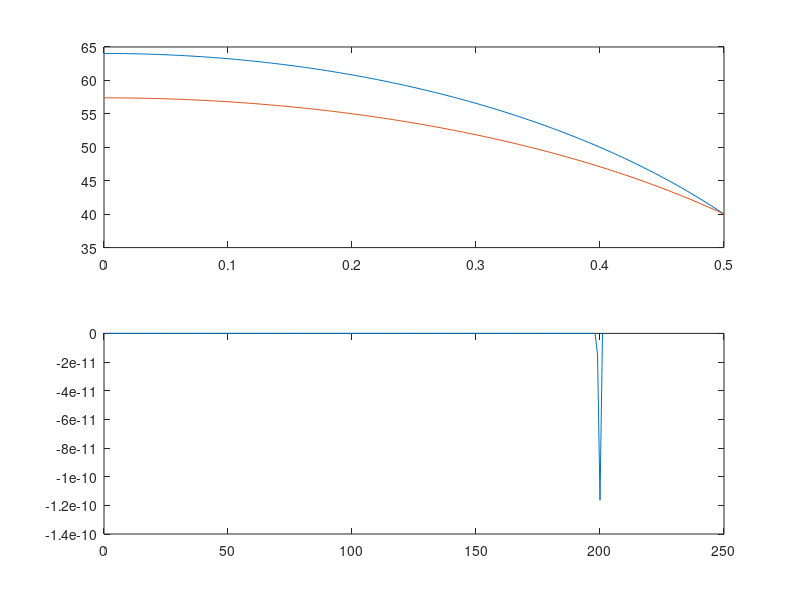
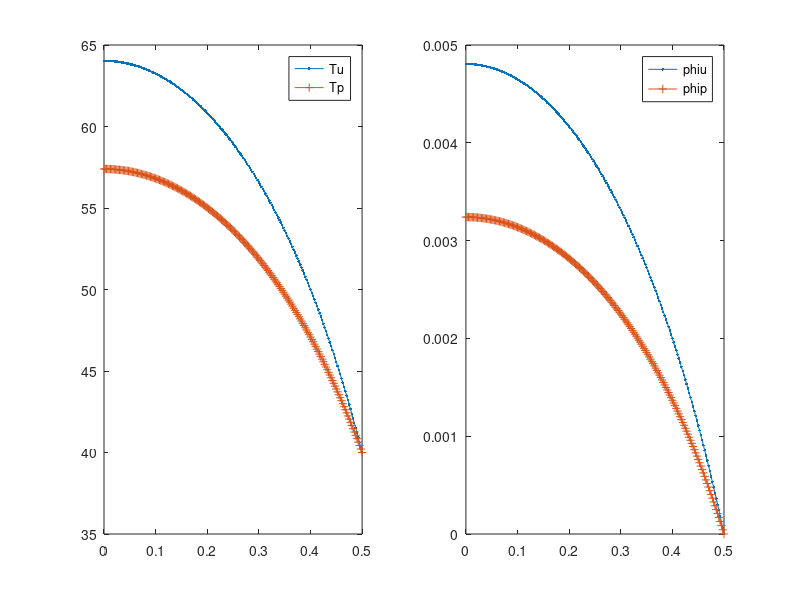

The MATLAB source for these figures, in order:
function hc_ss_x_CG_nonlinear
% Solves the heat conduction equation in 1-D x-geometry using CFEM
% without T gap.
% problem definition
% -d/dx (k(T) dT/dx) = q  with k(T)=a/(b+T)+c
% dTdx|_0=0 and -k.dTdx|_L=h(T(L)-T_inf)

% clear the console screen
clc; close all;

% load the data and numerical parameters
pert.a    = 1e-1 *1;
pert.b    = 1e-1 *0;
pert.c    = 0;
pert.q    = 1e-1 *0;
pert.bc_L = 1e-1 *0;
pert.bc_R = 1e-1 *0;
[dat,npar] = load_simulation_data(pert);
% Define how we determine K(t) perturbed
npar.exactK=true;

% solve unperturbed forward problem
npar.adjoint=false;
npar.pert_status = 'unperturbed';
npar.do_analytical=false;
[Tu,Au,qu,Tdiru,diru_rhs]=solve_system(npar,dat,1);

% solve perturbed forward problem
npar.adjoint=false;
npar.pert_status = 'perturbed';
[Tp,Ap,qp,Tdirp,dirp_rhs]=solve_system(npar,dat,Tu);
%
subplot(2,1,1);
plot(npar.xf,Tu,npar.xf,Tp);

% solve unperturbed adjoint problem
npar.adjoint=true; 
npar.pert_status = 'unperturbed';
[phiu,Aau,ru,r_functional_u]=solve_system(npar,dat,Tu,Tu);

% solve perturbed adjoint problem
npar.adjoint=true; 
npar.pert_status = 'perturbed';
[phip,Aap,rp,r_functional_p]=solve_system(npar,dat,Tu,Tu);

disp('dot(r_functional_u,Tdiru)');
dot(r_functional_u,Tdiru)

disp('dot(r_functional_p,Tdirp)');
dot(r_functional_p,Tdirp)

subplot(2,1,2);
plot(npar.xf,phiu,npar.xf,phip);


% QoI summary
J_for_unpert = Tu'*ru    +dot(r_functional_u,Tdiru);
J_for_pert   = Tp'*ru    +dot(r_functional_p,Tdirp);
J_adj_unpert = phiu'*qu  +dot(r_functional_u,Tdiru);
Tu'*ru
dot(r_functional_u,Tdiru)
fprintf('-------------QoI------------\n')
fprintf('J forward unperturbed\t%14.8g \n',J_for_unpert);
fprintf('J adjoint unperturbed\t%14.8g \n',J_adj_unpert);

%return

% sensitivity
dT = Tp-Tu;
dq = (qp+dirp_rhs)-(qu+diru_rhs); % this is how the bc mods to the rhs get eliminated. need to check. especially for dirichlet !!!
%dq = qp_wo_bc-qu_wo_bc;
%dA = Ap-Au; %caveat: application of bc disappear when doing this !!!!
dJ_for = dT'*ru       +dot(r_functional_u,Tdirp-Tdiru);
fprintf('J forward perturbed \t%14.8g \n',J_for_pert);
%fprintf('dJ forward \t%14.8g \t%14.8g\n',(J_for_pert-J_for_unpert)/pert.b,dJ_for/pert.b);
%fprintf('dJ forward \t%14.8g \t%14.8g\n',(J_for_pert-J_for_unpert)/pert.bc_R,dJ_for/pert.bc_R);
% assembly system to compute sitffness matrix with conductivity=dkdp
npar.adjoint=false; 
npar.pert_status = 'delta_p';
[dAdp,~]=assemble_system(npar,dat,Tu);
dJ_adj = phip'*(dq - dAdp*Tu)     +dot(r_functional_p,Tdirp-Tdiru);
%dJ_adj = phip'*((qp-qu) - dAdp*Tu)     +dot(r_functional_u,Tdirp-Tdiru);
fprintf('------dJ For Debugging------\n')
fprintf('dJ forward \t%14.8g \t%14.8g\n',(J_for_pert-J_for_unpert),dJ_for);
fprintf('dJ adjoint \t%14.8g \n',dJ_adj);
fprintf('------Sensitivity a------\n')
fprintf('dJ forward \t%14.8g \t%14.8g\n',(J_for_pert-J_for_unpert)/pert.a,dJ_for/pert.a);
fprintf('dJ adjoint \t%14.8g \n',dJ_adj/pert.a);
fprintf('------Sensitivity b------\n')
fprintf('dJ forward \t%14.8g \t%14.8g\n',(J_for_pert-J_for_unpert)/pert.b,dJ_for/pert.b);
fprintf('dJ adjoint \t%14.8g \n',dJ_adj/pert.b);
fprintf('------Sensitivity c------\n')
fprintf('dJ forward \t%14.8g \t%14.8g\n',(J_for_pert-J_for_unpert)/pert.c,dJ_for/pert.c);
fprintf('dJ adjoint \t%14.8g \n',dJ_adj/pert.c);
fprintf('------Sensitivity q------\n')
fprintf('dJ forward \t%14.8g \t%14.8g\n',(J_for_pert-J_for_unpert)/pert.q,dJ_for/pert.q);
fprintf('dJ adjoint \t%14.8g \n',dJ_adj/pert.q);
fprintf('-----Sensitivity bcL-----\n')
fprintf('dJ forward \t%14.8g \t%14.8g\n',(J_for_pert-J_for_unpert)/pert.bc_L,dJ_for/pert.bc_L);
fprintf('dJ adjoint \t%14.8g \n',dJ_adj/pert.bc_L);
fprintf('-----Sensitivity bcR-----\n')
fprintf('dJ forward \t%14.8g \t%14.8g\n',(J_for_pert-J_for_unpert)/pert.bc_R,dJ_for/pert.bc_R);
fprintf('dJ adjoint \t%14.8g \n',dJ_adj/pert.bc_R);
% dJ_adj = phiu'*(dq - dAdp*Tu);
% fprintf('dJ adjoint \t%14.8g \n',dJ_adj);

plot(dq)
max(abs(dq))
phip'*dq
max(abs(qp-qu))
phip'*(qp-qu)
phip'*dAdp*Tu
dot(r_functional_p,Tdirp-Tdiru)
Tdirp-Tdiru
r_functional_p



% plot solution
figure(3)
subplot(1,2,1);
plot(npar.xf,Tu,'.-',npar.xf,Tp,'+-')
legend('Tu','Tp');
subplot(1,2,2);
plot(npar.xf,phiu,'.-',npar.xf,phip,'+-')
legend('phiu','phip');

%disp(dAdp)

%disp(r_functional_u)

%disp(dTdxValues)

%disp(Tdiru)
%disp(Tp)
return
end

%%%%%%%%%%%%%%%%%%%%%%%%%%%%%%%%%%%%%

function [T,A,q,out,dir_rhs]=solve_system(npar,dat,T_init,T_for)

%check
if nargin==4 && npar.adjoint==false
    error('Only adjoint calculations require 4 input arguments in solve_system');
end
% initial guess
if nargin==2
    T=100*ones(npar.ndofs,1);
else
    if length(T_init)==1
        T=T_init*ones(npar.ndofs,1);
    else
        T=T_init;
    end
end

% nonlinear solve
for iter=1:npar.max_nl_iter
    % assemble system
    if npar.adjoint
        T_for_assembly=T_for;
    else
        T_for_assembly=T;
    end
    [A,q,out,dir_rhs]=assemble_system(npar,dat,T_for_assembly);
    % save old values
    T_old=T;
    % solve linear system
    T=A\q;
    % relax new solution value, w=1: pick 100% of the new solution
    if npar.adjoint==false
        w=0.2;
        T=(1-w)*T_old+w*T;
    end        
    % compute error
    err=norm(T_old-T);
    % check convergence
    fprintf('Picard=%g, error=%d\n',iter,err);
    if err<npar.nl_tol
        fprintf('Converged\n\n');
        break; % done
    else
        if iter==npar.max_nl_iter
            warning('Exiting Picard without converging to tolerance.  err=%d, tol=%d',err,npar.nl_tol);
        end
    end
end

% plot numerical solution and analytical one
% analytical solution
if npar.do_analytical
    a=dat.conductivity_constants.a;
    b=dat.conductivity_constants.b;
    L=sum(dat.width);
    T_inf=dat.bc_for.rite.C;
    h=dat.hcv;
    q=dat.src_strength;
    T_L=q*L/h+T_inf;
    % expression
    fh_T = @(x) -b+(b+T_L)*exp(q/2/a*(L^2-x.^2));
    figure(1);
    x=linspace(0,L,10000);
    plot(x,fh_T(x),'.-',npar.xf,T,'r+-'); axis tight; title('Temperature');legend(['analytical';'numerical ']);
end


return
end

%%%%%%%%%%%%%%%%%%%%%%%%%%%%%%%%%%%%%

function [A,rhs,out,dir_rhs]=assemble_system(npar,dat,T)

% assemble the matrix, the rhs, apply BC
% shortcuts
porder= npar.porder;
gn    = npar.gn;
nel   = npar.nel;
% ideally, we would analyze the connectivity to determine nnz
nnz=(porder+3)*nel; %this is an upperbound, not exact
% n: linear system size
n=nel*porder+1;
% allocate memory
A=spalloc(n,n,nnz);
rhs=zeros(n,1);
dir_rhs=zeros(n,1);

% compute local matrices
% load Gauss Legendre quadrature (GLQ is exact on polynomials of degree up to 2n-1,
% while using only integrand evaluations (n-point quadrature).
% estimate the max poly order (it comes from the mass matrix  when coef. are
% piecewise constant and the material mesh matches the computational mesh
poly_max=2*porder;
[xq,wq] = GLNodeWt(porder+1);
% initialize local matrices/vectors
m=zeros(porder+1,porder+1);
k=m;
f=zeros(porder+1,1);
% store shapeset
[b,dbdx] =feshpln(xq,porder);

% definition of the weak form:
% int_domain (grad u D grad b) - int_bd_domain (b D grad u n) ...
%      = int_domain (b rhs)

% switch between forward and adjoint calculations
if npar.adjoint
    src = dat.asrc;
    bc  = dat.bc_adj;
    kond = dat.k;
    if npar.exactK
        switch npar.pert_status
            case 'perturbed'
                kond=dat.kExact;
        end
    end
else
    bc  = dat.bc_for;
    % what kind of material properties to use
    switch npar.pert_status
        case 'unperturbed'
            kond = dat.k;
            src = dat.fsrc;
        case 'perturbed'
            for i=1:length(dat.k)
                if npar.exactK
                    kond{i} = @(T) dat.kExact{i}(T);
                else
                    kond{i} = @(T) dat.k{i}(T)    + dat.dka{i}(T)+ dat.dkb{i}(T)+ dat.dkc{i}(T);
                end
                src{i}  = @(x) dat.fsrc{i}(x) + dat.dfsrc{i}(x);
            end
            bc.left.C = bc.left.C + bc.left.dC;
            bc.rite.C = bc.rite.C + bc.rite.dC;
        case 'delta_p'
            for i=1:length(dat.k)
                kond{i} = @(T) dat.dka{i}(T)+ dat.dkb{i}(T)+ dat.dkc{i}(T);
            end
            src = dat.dfsrc;
            bc.left.type =  0; % Neumann
            bc.rite.type =  0;
            bc.left.C =  0;
            bc.rite.C =  0;
    end
end

% loop over elements
for iel=1:npar.nel
    % element extremities
    x0=npar.x(iel);
    x1=npar.x(iel+1);
    % jacobian of the transformation to the ref. element
    Jac=(x1-x0)/2;
    % get x values in the interval
    x=(x1+x0)/2+xq*(x1-x0)/2;
    % get the mat zone ID
    my_zone=npar.iel2zon(iel);
    % evaluate external source at qp
    q=src{my_zone}(x);
    % evaluate previous temperature at qp
    T_qp = b(:,:) * T(gn(iel,:));
    % evaluate
    d=kond{my_zone}(T_qp);
    % compute local matrices + load vector
    for i=1:porder+1
        for j=1:porder+1
            switch npar.pert_status
                case 'delta_p'
                k(i,j) = dot(d.*wq.*dbdx(:,i) , dbdx(:,j)) /Jac;
                case {'unperturbed','perturbed'}
                k(i,j) = dot(d.*wq.*dbdx(:,i) , dbdx(:,j)) /Jac;
            end
        end
        f(i) = dot(q.*wq, b(:,i));
    end
    if npar.adjoint && strcmp(npar.pert_status,'perturbed')
        dTdx = dbdx(:,:) * T(gn(iel,:)); % figure this term out
        dkdT=dat.dkdT{my_zone}(T_qp);
        for i=1:porder+1
            for j=1:porder+1
                %k(i,j) = k(i,j) + dot(dkdT.*dTdx.*wq.*b(:,i) , dbdx(:,j))/Jac;
                %dot(dkdT.*dTdx.*wq.*b(:,i) , dbdx(:,j))/Jac
            end
        end
    end
    % assemble
    A(gn(iel,:),gn(iel,:)) = A(gn(iel,:),gn(iel,:)) + k;
    rhs(gn(iel,:)) = rhs(gn(iel,:)) + f*Jac;
end

q_wo_bc=rhs;

% apply natural BC
Dirichlet_nodes=[];
Dirichlet_val=[];
r_functional=[];
switch bc.left.type
    case 0 % Neumann, int_bd_domain (b D grad u n) is on the RHS
        rhs(1)=rhs(1)+bc.left.C;
    case 1 % Robin
        A(1,1)=A(1,1)+dat.hcv;
        rhs(1)=rhs(1)+dat.hcv*bc.left.C;
    case 2 % Dirichlet
        Dirichlet_nodes=[Dirichlet_nodes 1];
        Dirichlet_val=[Dirichlet_val bc.left.C];
        r_functional=[r_functional rhs(1)];
end
switch bc.rite.type
    case 0 % Neumann, int_bd_domain (b D grad u n) is on the RHS
        rhs(n)=rhs(n)+bc.rite.C;
    case 1 % Robin
        A(n,n)=A(n,n)+dat.hcv;
        rhs(n)=rhs(n)+dat.hcv*bc.rite.C;
    case 2 % Dirichlet
        Dirichlet_nodes=[Dirichlet_nodes n];
        Dirichlet_val=[Dirichlet_val bc.rite.C];
        r_functional=[r_functional rhs(n)];
end
% apply Dirichlet BC
for i=1:length(Dirichlet_nodes);% loop on the number of constraints
    id=Dirichlet_nodes(i);      % extract the dof of a constraint
    bcval=Dirichlet_val(i);
    dir_rhs=dir_rhs+bcval*A(:,id);
    dir_rhs(id)=-bcval+rhs(id);
    rhs=rhs-bcval*A(:,id);  % modify the rhs using constrained value
    A(id,:)=0; % set all the id-th row to zero
    A(:,id)=0; % set all the id-th column to zero (symmetrize A)
    A(id,id)=1;            % set the id-th diagonal to unity
    rhs(id)=bcval;         % put the constrained value in the rhs
end

if npar.adjoint
    out=r_functional;
else
    out=Dirichlet_val;
end

return
end
%%%%%%%%%%%%%%%%%%%%%%%%%%%%%%%%%%%%%

function [shapefun,dhdx]=feshpln (xv,p)
% computes the finite element basis functions and their first derivatives
% for any order p
% here, we use Lagrangian FE functions

xd=linspace(-1,1,p+1);

shapefun=zeros(length(xv),p+1);
dhdx    =zeros(length(xv),p+1);

% shape function
for i=1:p+1
    num=1.;
    den=1.;
    for j=1:p+1
        if(j~=i)
            num=num.*(xv-xd(j));
            den=den.*(xd(i)-xd(j));
        end
    end
    shapefun(:,i)=num./den;
end

% derivative of the shape function
for i=1:p+1
    sum=0.;
    den=1.;
    for j=1:p+1
        if(j~=i)
            num=1;
            for k=1:p+1
                if((k~=i)&&(k~=j))
                    num=num.*(xv-xd(k));
                end
            end
            sum=sum+num;
            den=den.*(xd(i)-xd(j));
        end
    end
    dhdx(:,i)=sum./den;
end

return
end
%%%%%%%%%%%%%%%%%%%%%%%%%%%%%%%%%%%%%%

function [x,w] = GLNodeWt(n)
% GLNodeWt  Nodes and weights for Gauss-Legendre quadrature of arbitrary order
%           obtained by solving an eigenvalue problem
%
% Synopsis:  [x,w] = GLNodeWt(n)
%
% Input:     n = order of quadrature rule
%
% Output:    x = vector of nodes
%            w = vector of weights

%  Algorithm based on ideas from Golub and Welsch, and Gautschi.  For a
%  condensed presentation see H.R. Schwarz, Numerical Analysis: A
%  Comprehensive Introduction, 1989, Wiley.  Original MATLAB
%  implementation by H.W. Wilson and L.H. Turcotte, Advanced Mathematics
%  and Mechanics Applications Using MATLAB, 2nd ed., 1998, CRC Press

beta   = (1:n-1)./sqrt(4*(1:n-1).^2 - 1);
J      = diag(beta,-1) + diag(beta,1);    % eig(J) needs J in full storage
[V,D]  = eig(J);
[x,ix] = sort(diag(D));  %  nodes are eigenvalues, which are on diagonal of D
w      = 2*V(1,ix)'.^2;  %  V(1,ix)' is column vector of first row of sorted V

return
end
%%%%%%%%%%%%%%%%%%%%%%%%%%%%%%%%%%%%%

function [dat,npar]=load_simulation_data(pert)

% data 
T_inf=0; h=16; L=0.5;

a=2150; b=200;c=1.05*0; d=1;
a=1;

cond = @(T) a./(d*T+b)+c;
cond = @(T) T.^a;
condExact = @(T) T.^((1+pert.a)*a); 

dat.conductivity_constants.a=a;
dat.conductivity_constants.b=b;
% dat.conductivity_constants.c=c;

q=10000;  sq = @(x) q*(1+0*x);
dat.src_strength=q;

res_funct = @(x) 1/L*(1+0*x);

% load the data structure with info pertaining to the physical problem
dat.k{1}=cond; % W/m-K
dat.kExact{1}=condExact;
% forward calculation source
dat.fsrc{1}=sq; 
% adjoint calculation source
dat.asrc{1}=res_funct; 
% create perturbations. at the input level, pert must contain fractional
% changes. pert.a=-0.1 means that the value of a will be modified by -10%
% k = a/(b+T) + c;
% dk/da = 1/(b+T);
% dk/db = -a/(b+T)^2;
% dk/dc = 1;
%THESE NEED TO BE CHANGED FOR OTHER K(T)
for i=1:length(dat.k)
    %dat.dka{i}   = @(T) 1./(d*T+b)*pert.a*a;
    %dat.dkb{i}   = @(T) -a./((d*T+b).^2)*pert.b*b;
    %dat.dkc{i}   = @(T) pert.c*c*(1+0*T);
    %dat.dkdT{i}  = @(T) -a./((d*T+b).^2)*d;
    dat.dfsrc{i} = @(x) q*pert.q*(1+0*x);
    %values for analytical compare
    dat.dka{i}   = @(T) log(T).*(T.^a)*pert.a*a;
    dat.dkb{i}   = @(T) 0*T;
    dat.dkc{i}   = @(T) 0*T;
    dat.dkdT{i}   = @(T) a*T.^(a-1);
end

% dimensions
dat.hcv = h; 
dat.width = L; 
% mesh resolution per region
nel_zone = [ 100 ];

% bc types
bc.left.type=0; %0=neumann, 1=robin, 2=dirichlet
bc.rite.type=2;
% forward bc values
bc.left.C=0; % (that data is C in: kdu/dn=C // u+k/hcv*du/dn =C // u=C)
bc.rite.C=40;
dat.bc_for=bc; 
% create perturbations
dat.bc_for.left.dC = pert.bc_L*dat.bc_for.left.C;
dat.bc_for.rite.dC = pert.bc_R*dat.bc_for.rite.C;
% adjoint bc values
bc.left.C=0;
bc.rite.C=0;
dat.bc_adj=bc;
clear bc;

% load the numerical parameters, npar, structure pertaining to numerics
% number of elements
if length(dat.width)~=length(nel_zone)
    error('not the same number of zones in dat.width and nel_zone');
end
if length(dat.k)~=length(nel_zone)
    error('not the same number of zones in dat.k and nel_zone');
end
if length(dat.fsrc)~=length(nel_zone)
    error('not the same number of zones in dat.fsrc and nel_zone');
end
if length(dat.asrc)~=length(nel_zone)
    error('not the same number of zones in dat.asrc and nel_zone');
end
npar.nel = sum(nel_zone);

% domain
tmp_width = [ 0 dat.width];
x=[];
iel2zon=[];
for i_zone=1:length(nel_zone)
    x_zone = linspace(tmp_width(i_zone),tmp_width(i_zone+1),nel_zone(i_zone)+1);
    if isempty(x)
        x = x_zone;
        iel2zon=i_zone*ones(nel_zone(i_zone),1);
    else
        x = [x x_zone(2:end)];
        iel2zon =[ iel2zon; i_zone*ones(nel_zone(i_zone),1)];
    end
end
npar.x=x;
npar.iel2zon=iel2zon;

% polynomial degree
npar.porder=2;
% nbr of dofs per variable
npar.ndofs = npar.porder*npar.nel+1;

% connectivity
gn=zeros(npar.nel,npar.porder+1);
gn(1,:)=linspace(1,npar.porder+1,npar.porder+1);
for iel=2:npar.nel
    gn(iel,:)=[gn(iel-1,end) , gn(iel-1,2:end)+npar.porder ];
end
npar.gn=gn; clear gn;

% create x values for plotting FEM solution
npar.xf=zeros(npar.nel*npar.porder+1,1);
for iel=1:npar.nel
    ibeg = (iel-1)*npar.porder+1;
    iend = (iel  )*npar.porder+1;
    npar.xf(ibeg:iend)=linspace(npar.x(iel),npar.x(iel+1),npar.porder+1) ;
end

npar.max_nl_iter=300;
npar.nl_tol=1e-6;

return
end
